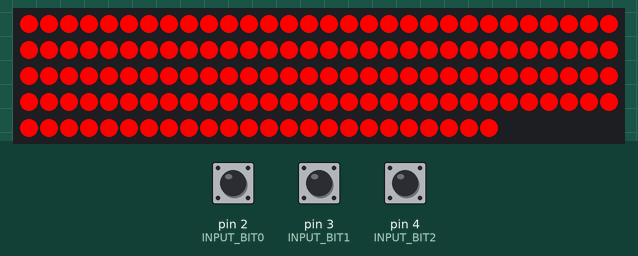
Bench run of a sketch on a simulated Arduino Uno, built with avr-gcc and run on an emulated ATmega328P. On the bench: 144 RGB LEDs in strip order, left to right, continuing on the next row. Inputs (shaded band) come from the test bench; at power-on: pin 3 (INPUT_BIT1) HIGH, pin 2 (INPUT_BIT0) HIGH, pin 4 (INPUT_BIT2) HIGH. Dim RGB values are drawn brighter than linear.

Above: at 2.11 s.
2.4 s: pin 3 (INPUT_BIT1) pulled LOW for 3.2 s
At 5.62 s:
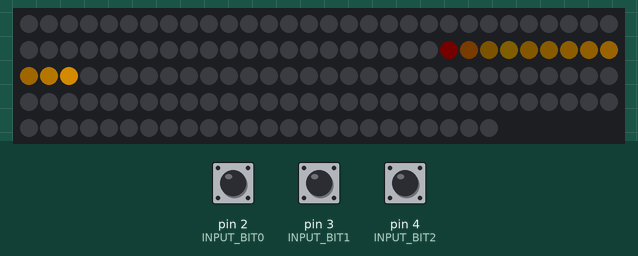
6.2 s: pin 2 (INPUT_BIT0) pulled LOW for 0.15 s
At 6.41 s:
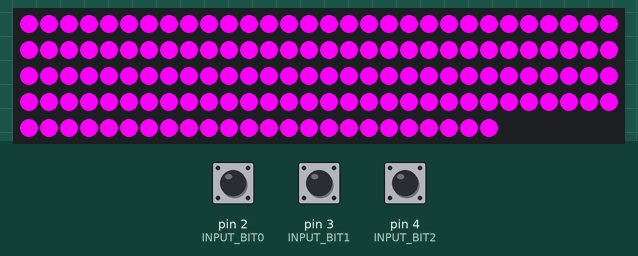
6.9 s: pin 4 (INPUT_BIT2) pulled LOW for 0.15 s
At 7.11 s:
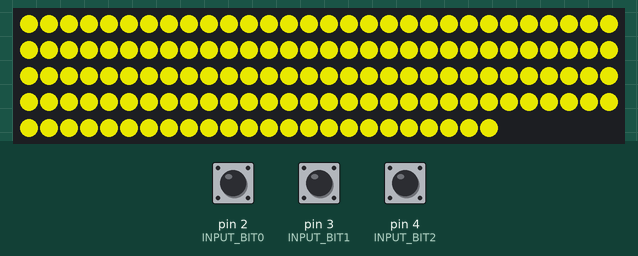
7.6 s: pin 2 (INPUT_BIT0) pulled LOW for 1 s
At 7.99 s:
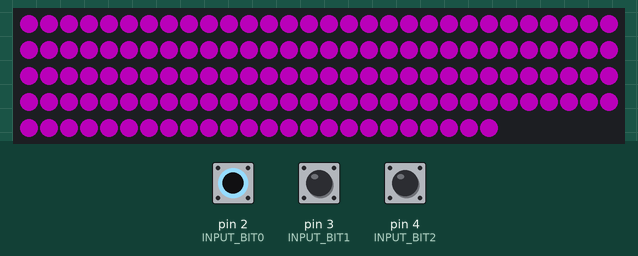
9.2 s: pin 3 (INPUT_BIT1) pulled LOW for 0.15 s
At 9.4 s:
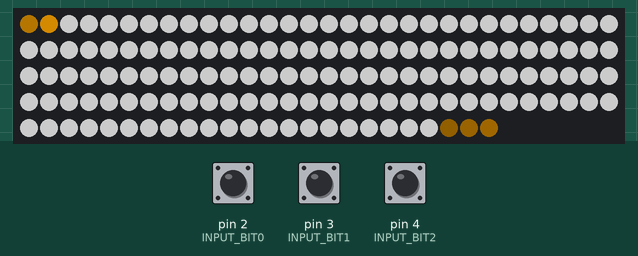
9.9 s: pin 4 (INPUT_BIT2) pulled LOW for 1 s
At 10.27 s:
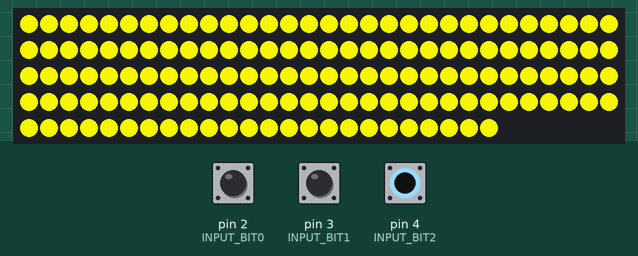

The sketch:

arduino_rgb_led_controller.ino
```cpp
/*
 * Arduino Mini - Addressable RGB LED Controller
 * Receives commands from Mach4 CNC via 3 digital inputs
 * Controls WS2812B/NeoPixel LED strips
 *
 * Wiring:
 * - Arduino Pin 2 -> Mach4 Output Bit 0 (LSB)
 * - Arduino Pin 3 -> Mach4 Output Bit 1
 * - Arduino Pin 4 -> Mach4 Output Bit 2 (MSB)
 * - Arduino Pin 6 -> LED Strip Data In
 * - Arduino GND -> Mach4 GND (IMPORTANT!)
 * - Arduino 5V -> LED Strip VCC (or external 5V supply for longer strips)
 * - Arduino GND -> LED Strip GND (and external supply GND if used)
 */

#include <FastLED.h>

// LED Configuration
#define LED_PIN     6
#define NUM_LEDS    144
#define LED_TYPE    WS2812B
#define COLOR_ORDER GRB
#define BRIGHTNESS  255

// Input pins from Mach4 (3-bit binary)
#define INPUT_BIT0  2  // LSB
#define INPUT_BIT1  3
#define INPUT_BIT2  4  // MSB

// LED Modes (matching Mach4 states)
#define MODE_OFF      0  // 000
#define MODE_IDLE     1  // 001
#define MODE_RUNNING  2  // 010
#define MODE_PAUSED   3  // 011
#define MODE_ERROR    4  // 100
#define MODE_HOMING   5  // 101
#define MODE_TOOL     6  // 110
#define MODE_ESTOP    7  // 111 - EMERGENCY STOP - HIGHEST PRIORITY!

// Color definitions for each mode (R, G, B)
struct Color {
  uint8_t r;
  uint8_t g;
  uint8_t b;
};

const Color modeColors[8] = {
  {0, 0, 0},       // MODE_OFF - Black
  {0, 255, 0},     // MODE_IDLE - Green
  {0, 0, 255},     // MODE_RUNNING - Blue
  {255, 255, 0},   // MODE_PAUSED - Yellow
  {255, 0, 0},     // MODE_ERROR - Red
  {255, 165, 0},   // MODE_HOMING - Orange
  {255, 0, 255},   // MODE_TOOL - Magenta
  {255, 0, 0}      // MODE_ESTOP - Bright Red (alternates with white)
};

// Pattern for each mode
const uint8_t modePatterns[8] = {
  0,  // MODE_OFF - Solid (off)
  0,  // MODE_IDLE - Solid
  1,  // MODE_RUNNING - Chase
  2,  // MODE_PAUSED - Pulse
  3,  // MODE_ERROR - Fast blink
  1,  // MODE_HOMING - Chase
  2,  // MODE_TOOL - Pulse
  4   // MODE_ESTOP - Strobe (red/white flash) - MAXIMUM ATTENTION!
};


 void solidColor(Color c);
 void chase(Color c);
 void pulse(Color c);
 void blink(Color c);
 void strobe(Color c);

typedef void (*PatternFunc)(Color);
const PatternFunc patternFunctions[] = { solidColor, chase, pulse, blink, strobe, solidColor };

// Pattern types
#define PATTERN_SOLID     0
#define PATTERN_CHASE     1
#define PATTERN_PULSE     2
#define PATTERN_BLINK     3
#define PATTERN_STROBE    4  // Rapid red/white alternating flash for E-Stop

// LED array
CRGB leds[NUM_LEDS];

// Current state
uint8_t currentMode = MODE_OFF;


// Animation variables
unsigned long lastUpdate = 0;
uint8_t animationStep = 0;
uint8_t hue = 0;
uint8_t lastMode = -1;

void setup() {
  Serial.begin(115200);
  // Initialize input pins
  pinMode(INPUT_BIT0, INPUT_PULLUP);
  pinMode(INPUT_BIT1, INPUT_PULLUP);
  pinMode(INPUT_BIT2, INPUT_PULLUP);

  // Initialize LED strip
  FastLED.addLeds<LED_TYPE, LED_PIN, COLOR_ORDER>(leds, NUM_LEDS);
  FastLED.setBrightness(BRIGHTNESS);

  // Clear LEDs
  FastLED.clear();
  FastLED.show();

  // Startup animation
  startupAnimation();


}

void loop() {
  uint8_t newMode;

  // Read the 3-bit input from Mach4
  newMode = readInputs();
  //if (newMode != currentMode)
   // return;
  // Update LED animation
  updateLEDs();

}

// Read 3-bit binary input and decode to mode
uint8_t readInputs() {
  uint8_t bit0 = digitalRead(INPUT_BIT0) ? 1 : 0;
  uint8_t bit1 = digitalRead(INPUT_BIT1) ? 1 : 0;
  uint8_t bit2 = digitalRead(INPUT_BIT2) ? 1 : 0;


  uint8_t newMode = (bit0 | (bit1 << 1) | (bit2 << 2 )) & 7;

  // Update mode if changed
  if (newMode != currentMode) {

    currentMode = newMode;
    animationStep = 0;  // Reset animation when mode changes

  }
  return newMode;
}

void updateLEDs() {
  unsigned long currentTime = millis();

  // Get color and pattern for current mode
  Color color = modeColors[currentMode];
  uint8_t pattern = modePatterns[currentMode];

  // Update at appropriate rate based on pattern
  uint16_t updateInterval = 50; // Default 50ms

  switch (pattern) {
    case PATTERN_SOLID:
      updateInterval = 1000; // Slow update for solid color
      break;
    case PATTERN_CHASE:
      updateInterval = 50;
      break;
    case PATTERN_PULSE:
      updateInterval = 20;
      break;
    case PATTERN_BLINK:
      updateInterval = 250;
      break;
    case PATTERN_STROBE:
      updateInterval = 150;  // Fast strobe for E-Stop - demands attention!
      break;
  }

  if (currentTime - lastUpdate < updateInterval) {
    return;
  }
  lastUpdate = currentTime;

  patternFunctions[pattern](color);

  FastLED.show();
  animationStep++;
}

void solidColor(Color color) {
  CRGB ledColor = CRGB(color.r, color.g, color.b);
  fill_solid(leds, NUM_LEDS, ledColor);
}

void chase(Color color) {
  fadeToBlackBy(leds, NUM_LEDS, 64);

  uint8_t pos = animationStep % NUM_LEDS;

  leds[(pos - 1 + NUM_LEDS) % NUM_LEDS] = CRGB(color.r/2, color.g/2, color.b/2);
  leds[(pos - 2 + NUM_LEDS) % NUM_LEDS] = CRGB(color.r/4, color.g/4, color.b/4);
  leds[(pos - 3 + NUM_LEDS) % NUM_LEDS] = CRGB(color.r/8, color.g/8, color.b/8);
  // Add trailing LEDs
  if (pos > 0) leds[pos - 1] = CRGB(color.r / 2, color.g / 2, color.b / 2);
  if (pos > 1) leds[pos - 2] = CRGB(color.r / 4, color.g / 4, color.b / 4);
  if (pos > 2) leds[pos - 3] = CRGB(color.r / 8, color.g / 8, color.b / 8);
}

void pulse(Color color) {
  uint8_t brightness = beatsin8(60, 50, 255); // 60 BPM pulse

  CRGB ledColor = CRGB(color.r, color.g, color.b);
  fill_solid(leds, NUM_LEDS, ledColor);

  for (int i = 0; i < NUM_LEDS; i++) {
    leds[i].nscale8(brightness);
  }
}

void blink(Color color) {
  // Blink on/off
  if ((animationStep % 2) == 0) {
    CRGB ledColor = CRGB(color.r, color.g, color.b);
    fill_solid(leds, NUM_LEDS, ledColor);
  } else
    fill_solid(leds, NUM_LEDS, CRGB::Black);

}

void strobe(Color color) {
  // E-Stop strobe: Alternates between bright red and bright white
  // Creates a highly visible warning pattern
  if ((animationStep % 2) == 0) {
    // Red flash
    fill_solid(leds, NUM_LEDS, CRGB(255, 0, 0));
  } else {
    // White flash
    fill_solid(leds, NUM_LEDS, CRGB(255, 255, 255));
  }
}

void startupAnimation() {
  // Quick startup flash to show system is ready
  for (int brightness = 0; brightness < 255; brightness += 5) {
    fill_solid(leds, NUM_LEDS, CRGB(0, brightness, 0));
    FastLED.show();
    delay(5);
  }

  for (int brightness = 255; brightness > 0; brightness -= 5) {
    fill_solid(leds, NUM_LEDS, CRGB(0, brightness, 0));
    FastLED.show();
    delay(5);
  }

  FastLED.clear();
  FastLED.show();
}
```

Measured:
- after the input at 2.4 s, the LEDs: first change at once (image 1 shows a later state)
- after the input at 6.2 s, the LEDs: change after 0.14 s (image 2)
- after the input at 6.9 s, the LEDs: change after 0.14 s (image 3)
- after the input at 7.6 s, the LEDs: change after 0.25 s (image 4)
- after the input at 9.2 s, the LEDs: first change at once (image 5 shows a later state)
- after the input at 9.9 s, the LEDs: change after 0.23 s (image 6)
